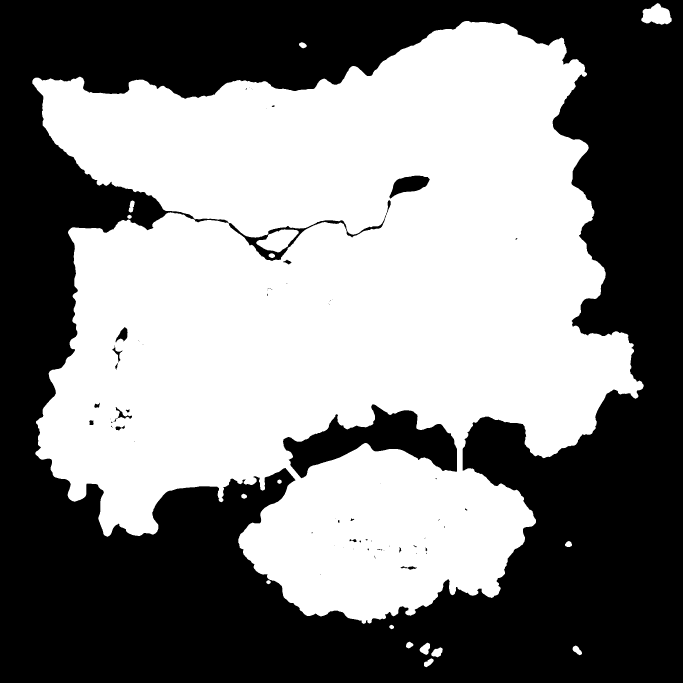
#> input picture data/masks/erangel_mask.png, 2048 x 2048 px (shown at 1/3 size)
$ python visualizer.py -m data/masks/erangel_mask.png
#> lines starting #> are read from the running program, lines starting #| are printed output that depends on the picture; after the words box and inside, x2 and y2 are one past the last pixel; in counts of white or black regions, pixels touching at a corner belong together
"""
BGMI Offline Multi-Stage Zone Predictor - Option 3: Visualizer & Map Overlay Generator
Uses Matplotlib and OpenCV to overlay predicted multi-stage safe zone circles (Phases 1-5),
flight path trajectories, shift vectors, and probability heatmaps onto the Erangel map.
"""

import os
import math
import argparse
from typing import Dict, List, Tuple, Optional
import numpy as np
import cv2
import matplotlib.pyplot as plt
import matplotlib.patches as patches
from matplotlib.lines import Line2D


# Erangel Map coordinate extent (800,000 x 800,000 units = 8x8 km)
MAP_EXTENT_UNITS = 800000.0

# Curated high-contrast esports phase color palette (HEX, RGB normalized, BGR)
PHASE_PALETTE = {
    1: {"name": "Phase 1", "hex": "#00D2FF", "rgb": (0.00, 0.82, 1.00), "bgr": (255, 210, 0), "alpha": 0.18, "border_w": 3.0},
    2: {"name": "Phase 2", "hex": "#00F5A0", "rgb": (0.00, 0.96, 0.63), "bgr": (160, 245, 0), "alpha": 0.22, "border_w": 3.0},
    3: {"name": "Phase 3", "hex": "#FFD166", "rgb": (1.00, 0.82, 0.40), "bgr": (102, 209, 255), "alpha": 0.26, "border_w": 3.2},
    4: {"name": "Phase 4", "hex": "#FF7B00", "rgb": (1.00, 0.48, 0.00), "bgr": (0, 123, 255), "alpha": 0.30, "border_w": 3.5},
    5: {"name": "Phase 5", "hex": "#FF0055", "rgb": (1.00, 0.00, 0.33), "bgr": (85, 0, 255), "alpha": 0.35, "border_w": 4.0},
}


def game_to_pixel(gx: float, gy: float, map_w: int, map_h: int) -> Tuple[int, int]:
    """Converts PUBG in-game coordinate units (0..800,000) to pixel coordinates (0..W, 0..H)."""
    px = int((gx / MAP_EXTENT_UNITS) * map_w)
    py = int((gy / MAP_EXTENT_UNITS) * map_h)
    return px, py


def game_radius_to_pixel(gr: float, map_dim: int) -> int:
    """Converts game radius units to pixel radius."""
    return max(2, int((gr / MAP_EXTENT_UNITS) * map_dim))


def render_opencv_overlay(
    base_image: np.ndarray,
    phases: Dict[int, Dict[str, float]],
    flight_path: Optional[Dict[str, Tuple[float, float]]] = None,
    heatmap_grid: Optional[np.ndarray] = None
) -> np.ndarray:
    """
    Renders high-speed, sub-millisecond semi-transparent circle overlays, shift arrows,
    and HUD graphics directly using OpenCV alpha blending.
    """
    img_h, img_w = base_image.shape[:2]
    canvas = base_image.copy()

    # Step 1: Render Probability Heatmap if provided
    if heatmap_grid is not None:
        heat_resized = cv2.resize(heatmap_grid, (img_w, img_h), interpolation=cv2.INTER_LINEAR)
        heat_norm = cv2.normalize(heat_resized, None, 0, 255, cv2.NORM_MINMAX).astype(np.uint8)
        heat_color = cv2.applyColorMap(heat_norm, cv2.COLORMAP_JET)
        # Blend heatmap softly over map
        canvas = cv2.addWeighted(canvas, 0.75, heat_color, 0.25, 0)

    # Step 2: Render Flight Path
    if flight_path and "start" in flight_path and "end" in flight_path:
        fx1, fy1 = game_to_pixel(*flight_path["start"], img_w, img_h)
        fx2, fy2 = game_to_pixel(*flight_path["end"], img_w, img_h)

        # Draw dashed flight line
        dist = math.hypot(fx2 - fx1, fy2 - fy1)
        dash_len = 25
        num_dashes = max(1, int(dist / dash_len))
        for d in range(0, num_dashes, 2):
            t1 = d / num_dashes
            t2 = min(1.0, (d + 1) / num_dashes)
            p1 = (int(fx1 + t1 * (fx2 - fx1)), int(fy1 + t1 * (fy2 - fy1)))
            p2 = (int(fx1 + t2 * (fx2 - fx1)), int(fy1 + t2 * (fy2 - fy1)))
            cv2.line(canvas, p1, p2, (255, 255, 255), 3, cv2.LINE_AA)

        # Draw Flight Path Arrow Head
        cv2.arrowedLine(canvas, (int(fx1 + 0.85 * (fx2 - fx1)), int(fy1 + 0.85 * (fy2 - fy1))),
                        (fx2, fy2), (0, 255, 255), 4, cv2.LINE_AA, tipLength=0.04)
        cv2.putText(canvas, "FLIGHT PATH", (fx1 + 15, fy1 - 10),
                    cv2.FONT_HERSHEY_SIMPLEX, 0.8, (255, 255, 255), 2, cv2.LINE_AA)

    # Step 3: Render Semi-transparent Phase Circles
    # We create a transparent overlay layer
    overlay_layer = canvas.copy()

    for p_num in range(1, 6):
        if p_num not in phases:
            continue
        p_data = phases[p_num]
        style = PHASE_PALETTE.get(p_num, PHASE_PALETTE[1])
        px, py = game_to_pixel(p_data["x"], p_data["y"], img_w, img_h)
        pr = game_radius_to_pixel(p_data["r"], img_w)

        # Fill circle on overlay layer
        cv2.circle(overlay_layer, (px, py), pr, style["bgr"], -1, cv2.LINE_AA)

    # Blend overlay layer with canvas according to global alpha
    canvas = cv2.addWeighted(overlay_layer, 0.28, canvas, 0.72, 0)

    # Step 4: Draw crisp circle borders and center badges
    centers_px = []
    for p_num in range(1, 6):
        if p_num not in phases:
            continue
        p_data = phases[p_num]
        style = PHASE_PALETTE.get(p_num, PHASE_PALETTE[1])
        px, py = game_to_pixel(p_data["x"], p_data["y"], img_w, img_h)
        pr = game_radius_to_pixel(p_data["r"], img_w)
        centers_px.append((p_num, px, py))

        # Solid high-contrast circle border
        cv2.circle(canvas, (px, py), pr, style["bgr"], int(style["border_w"]), cv2.LINE_AA)

    # Step 5: Draw Trajectory Vectors (Shift Arrows connecting P1 -> P2 -> ... -> P5)
    for i in range(len(centers_px) - 1):
        p_curr_num, c1_x, c1_y = centers_px[i]
        p_next_num, c2_x, c2_y = centers_px[i + 1]

        # Shift line vector
        cv2.arrowedLine(canvas, (c1_x, c1_y), (c2_x, c2_y), (255, 255, 255), 3, cv2.LINE_AA, tipLength=0.12)
        # Shift vector accent in next phase color
        curr_bgr = PHASE_PALETTE[p_next_num]["bgr"]
        cv2.arrowedLine(canvas, (c1_x, c1_y), (c2_x, c2_y), curr_bgr, 2, cv2.LINE_AA, tipLength=0.12)

    # Step 6: Draw Center Badges
    for p_num, px, py in centers_px:
        bgr = PHASE_PALETTE[p_num]["bgr"]
        cv2.circle(canvas, (px, py), 12, (0, 0, 0), -1, cv2.LINE_AA)
        cv2.circle(canvas, (px, py), 10, bgr, -1, cv2.LINE_AA)
        cv2.putText(canvas, f"P{p_num}", (px + 14, py + 6),
                    cv2.FONT_HERSHEY_DUPLEX, 0.75, (255, 255, 255), 2, cv2.LINE_AA)

    # Step 7: Tactical HUD Overlay & Ethics Disclaimer (FR-05 & Non-Functional Compliance)
    hud_h = 90
    cv2.rectangle(canvas, (0, 0), (img_w, hud_h), (15, 18, 24), -1)
    cv2.line(canvas, (0, hud_h), (img_w, hud_h), (0, 210, 255), 2)

    title_text = "BGMI OFFLINE MULTI-STAGE ZONE PREDICTOR | TACTICAL REPLAY VOD"
    disclaimer_text = "COMPLIANCE NOTICE: STRICTLY OFFLINE POST-MATCH ANALYTICS ENGINE. NO LIVE GAMEPLAY INJECTION."
    cv2.putText(canvas, title_text, (25, 38), cv2.FONT_HERSHEY_DUPLEX, 0.95, (255, 255, 255), 2, cv2.LINE_AA)
    cv2.putText(canvas, disclaimer_text, (25, 70), cv2.FONT_HERSHEY_SIMPLEX, 0.55, (0, 210, 255), 1, cv2.LINE_AA)

    return canvas


def render_matplotlib_publication_overlay(
    base_image: np.ndarray,
    phases: Dict[int, Dict[str, float]],
    flight_path: Optional[Dict[str, Tuple[float, float]]] = None,
    output_path: str = "outputs/zone_prediction_matplotlib.png"
):
    """
    Renders publication-grade analytics visualization using Matplotlib
    with coordinate grid axes (km), legend, and shift trajectory arrows.
    """
    img_h, img_w = base_image.shape[:2]
    # Convert BGR image to RGB for matplotlib
    base_rgb = cv2.cvtColor(base_image, cv2.COLOR_BGR2RGB)

    fig, ax = plt.subplots(figsize=(12, 12), dpi=200)
    # Extent in kilometers: [0, 8, 8, 0] (origin top-left matching image coordinates)
    ax.imshow(base_rgb, extent=[0, 8, 8, 0])

    legend_elements = []

    # Flight path
    if flight_path and "start" in flight_path and "end" in flight_path:
        fx1_km = flight_path["start"][0] / 100000.0
        fy1_km = flight_path["start"][1] / 100000.0
        fx2_km = flight_path["end"][0] / 100000.0
        fy2_km = flight_path["end"][1] / 100000.0

        ax.annotate(
            "", xy=(fx2_km, fy2_km), xytext=(fx1_km, fy1_km),
            arrowprops=dict(arrowstyle="->,head_width=0.6,head_length=0.8", color="white", lw=2.5, linestyle="--")
        )
        legend_elements.append(Line2D([0], [0], color="white", lw=2.5, linestyle="--", label="Flight Path Trajectory"))

    # Plot Phase Circles
    centers_km = []
    for p_num in range(1, 6):
        if p_num not in phases:
            continue
        p = phases[p_num]
        cfg = PHASE_PALETTE[p_num]
        cx_km = p["x"] / 100000.0
        cy_km = p["y"] / 100000.0
        cr_km = p["r"] / 100000.0

        # Circle patch
        circle = patches.Circle(
            (cx_km, cy_km), cr_km,
            facecolor=(*cfg["rgb"], cfg["alpha"]),
            edgecolor=cfg["rgb"],
            linewidth=cfg["border_w"],
            linestyle="-"
        )
        ax.add_patch(circle)

        # Center dot
        ax.plot(cx_km, cy_km, marker='o', markersize=8, color=cfg["rgb"], markeredgecolor='black', markeredgewidth=1.5)
        ax.text(cx_km + 0.12, cy_km + 0.12, f"P{p_num}", color="white", fontsize=11, fontweight="bold",
                bbox=dict(boxstyle="round,pad=0.2", facecolor=cfg["rgb"], alpha=0.9, edgecolor="black"))

        centers_km.append((p_num, cx_km, cy_km))
        legend_elements.append(Line2D([0], [0], color=cfg["rgb"], lw=3, label=f"Phase {p_num} (r={cr_km*1000:.0f}m)"))

    # Draw Shift Trajectory Arrows
    for i in range(len(centers_km) - 1):
        _, x1, y1 = centers_km[i]
        _, x2, y2 = centers_km[i + 1]
        ax.annotate(
            "", xy=(x2, y2), xytext=(x1, y1),
            arrowprops=dict(arrowstyle="-|>,head_width=0.4,head_length=0.6", color="yellow", lw=2)
        )

    legend_elements.append(Line2D([0], [0], color="yellow", lw=2, marker=">", label="Shift Trajectory Vector"))

    ax.set_xlim(0, 8)
    ax.set_ylim(8, 0)
    ax.set_xlabel("Map X Coordinate (Kilometers)", fontsize=12, fontweight="bold", color="white")
    ax.set_ylabel("Map Y Coordinate (Kilometers)", fontsize=12, fontweight="bold", color="white")
    ax.set_title("BGMI Tactical Zone Predictor - Multi-Stage Sequential Phase Overlay",
                 fontsize=14, fontweight="bold", pad=15, color="white")

    # Dark mode theme styling
    fig.patch.set_facecolor('#0d1117')
    ax.set_facecolor('#0d1117')
    ax.tick_params(colors='white')
    for spine in ax.spines.values():
        spine.set_color('#30363d')

    legend = ax.legend(handles=legend_elements, loc="upper right", framealpha=0.85, facecolor="#161b22", edgecolor="#30363d")
    for text in legend.get_texts():
        text.set_color("white")

    os.makedirs(os.path.dirname(output_path) or '.', exist_ok=True)
    plt.tight_layout()
    plt.savefig(output_path, facecolor=fig.get_facecolor(), dpi=200)
    plt.close()
    print(f"[Visualizer] Matplotlib publication render saved to: {output_path}")


def main():
    parser = argparse.ArgumentParser(description="BGMI Offline Zone Predictor - Multi-Stage Visualizer")
    parser.add_argument("--map", "-m", type=str, default="data/raw/erangel_map.png",
                        help="Path to Erangel base map image")
    parser.add_argument("--output-cv", type=str, default="outputs/zone_prediction_opencv.png",
                        help="Output path for OpenCV render")
    parser.add_argument("--output-mpl", type=str, default="outputs/zone_prediction_matplotlib.png",
                        help="Output path for Matplotlib publication render")
    args = parser.parse_args()

    # Load base map or generate synthetic if missing
    if not os.path.exists(args.map):
        from terrain_mask_generator import generate_synthetic_erangel_map
        base_img = generate_synthetic_erangel_map(args.map)
    else:
        base_img = cv2.imread(args.map)
#> base_img is the input picture: shape (2048, 2048, 3); 51.4% white; 67 black regions (44 under 20 px), largest, box (x1, y1, x2, y2) and area: (0, 0, 2048, 2048) 1981764, (849, 1213, 1371, 1435) 50934, (1168, 527, 1289, 596) 4489

    # Example 5-Phase Tournament Match Shift Scenario
    demo_phases = {
        1: {"x": 420000.0, "y": 380000.0, "r": 200000.0},
        2: {"x": 470000.0, "y": 410000.0, "r": 110000.0},
        3: {"x": 490000.0, "y": 435000.0, "r": 65000.0},
        4: {"x": 515000.0, "y": 450000.0, "r": 35000.0},
        5: {"x": 525000.0, "y": 458000.0, "r": 18000.0},
    }

    demo_flight = {
        "start": (120000.0, 150000.0),
        "end": (680000.0, 690000.0)
    }

    # Render OpenCV overlay
    print("[Visualizer] Generating OpenCV overlay...")
    rendered_cv = render_opencv_overlay(base_img, demo_phases, demo_flight)
#> after the loop in render_opencv_overlay, `for p_num in range(1, 6):`:
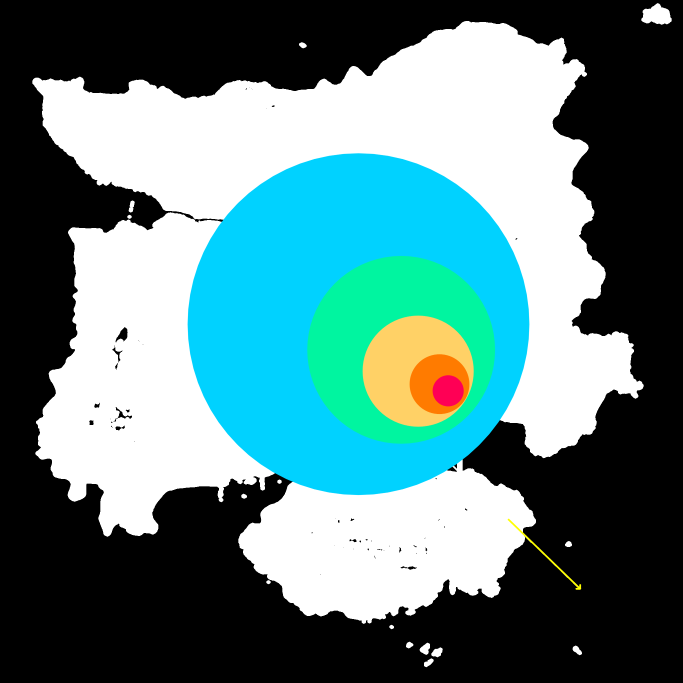
#> overlay_layer: shape (2048, 2048, 3) (shown at 1/3 size); mean B, G, R 127.8, 127, 90.4
#> in render_opencv_overlay, `canvas = cv2.addWeighted(overlay_layer, 0.28, canvas, 0.72, 0)`:
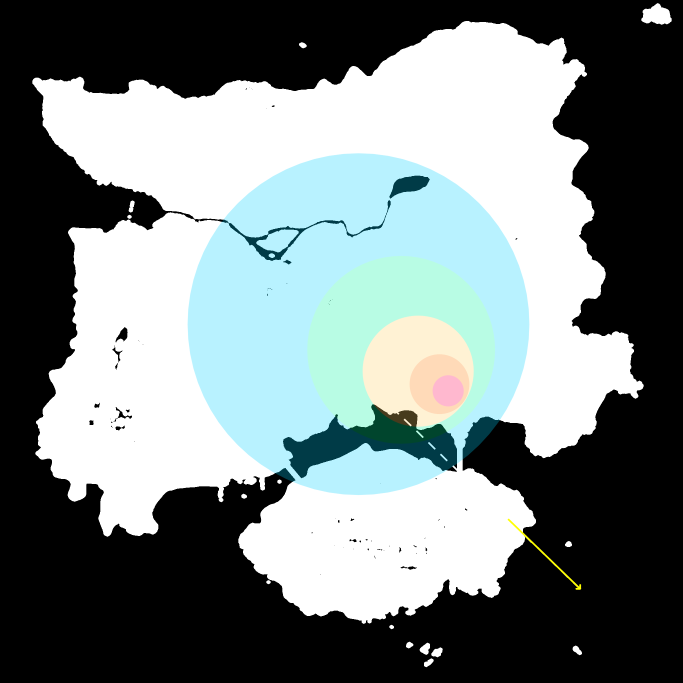
#> canvas: shape (2048, 2048, 3) (shown at 1/3 size); mean B, G, R 130.1, 129.9, 119.8
#> after the loop in render_opencv_overlay, `for p_num in range(1, 6):`: centers_px = [(1, 1075, 972), (2, 1203, 1049), (3, 1254, 1113), (4, 1318, 1152), (5, 1344, 1172)]
#> the loop in render_opencv_overlay, `for i in range(len(centers_px) - 1):` made 4 passes
#> (c1_x, c1_y, c2_x, c2_y, curr_bgr) on passes 1 to 4: (1075, 972, 1203, 1049, (160, 245, 0)), (1203, 1049, 1254, 1113, (102, 209, 255)), (1254, 1113, 1318, 1152, (0, 123, 255)), (1318, 1152, 1344, 1172, (85, 0, 255))
#> the loop in render_opencv_overlay, `for p_num, px, py in centers_px:` made 5 passes
#> (px, py, bgr) on passes 1 to 5: (1075, 972, (255, 210, 0)), (1203, 1049, (160, 245, 0)), (1254, 1113, (102, 209, 255)), (1318, 1152, (0, 123, 255)), (1344, 1172, (85, 0, 255))
#> in render_opencv_overlay, `cv2.rectangle(canvas, (0, 0), (img_w, hud_h), (15, 18, 24), -1)`:
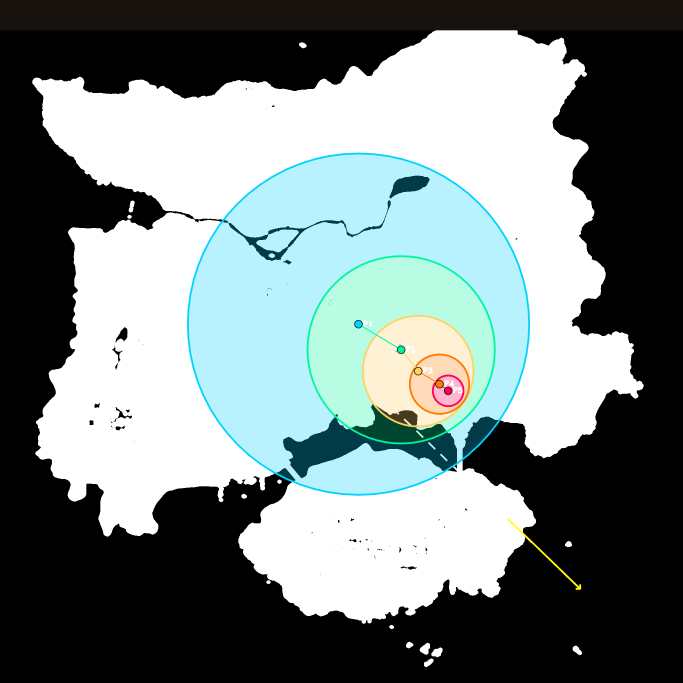
#> canvas: shape (2048, 2048, 3) (shown at 1/3 size); mean B, G, R 129.9, 130, 119.2
    os.makedirs(os.path.dirname(args.output_cv) or '.', exist_ok=True)
    cv2.imwrite(args.output_cv, rendered_cv)
    print(f"[Visualizer] OpenCV overlay saved to: {args.output_cv}")

    # Render Matplotlib overlay
    print("[Visualizer] Generating Matplotlib publication overlay...")
    render_matplotlib_publication_overlay(base_img, demo_phases, demo_flight, args.output_mpl)
#> in render_matplotlib_publication_overlay, `plt.savefig(output_path, facecolor=fig.get_facecolor(), dpi=200)`:
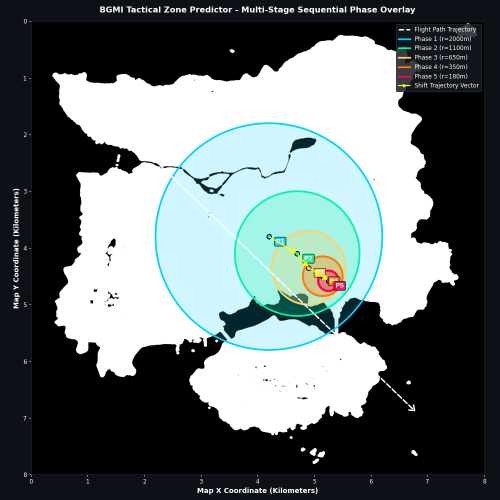
#> figure drawn by matplotlib, 1 panel


if __name__ == "__main__":
    main()
